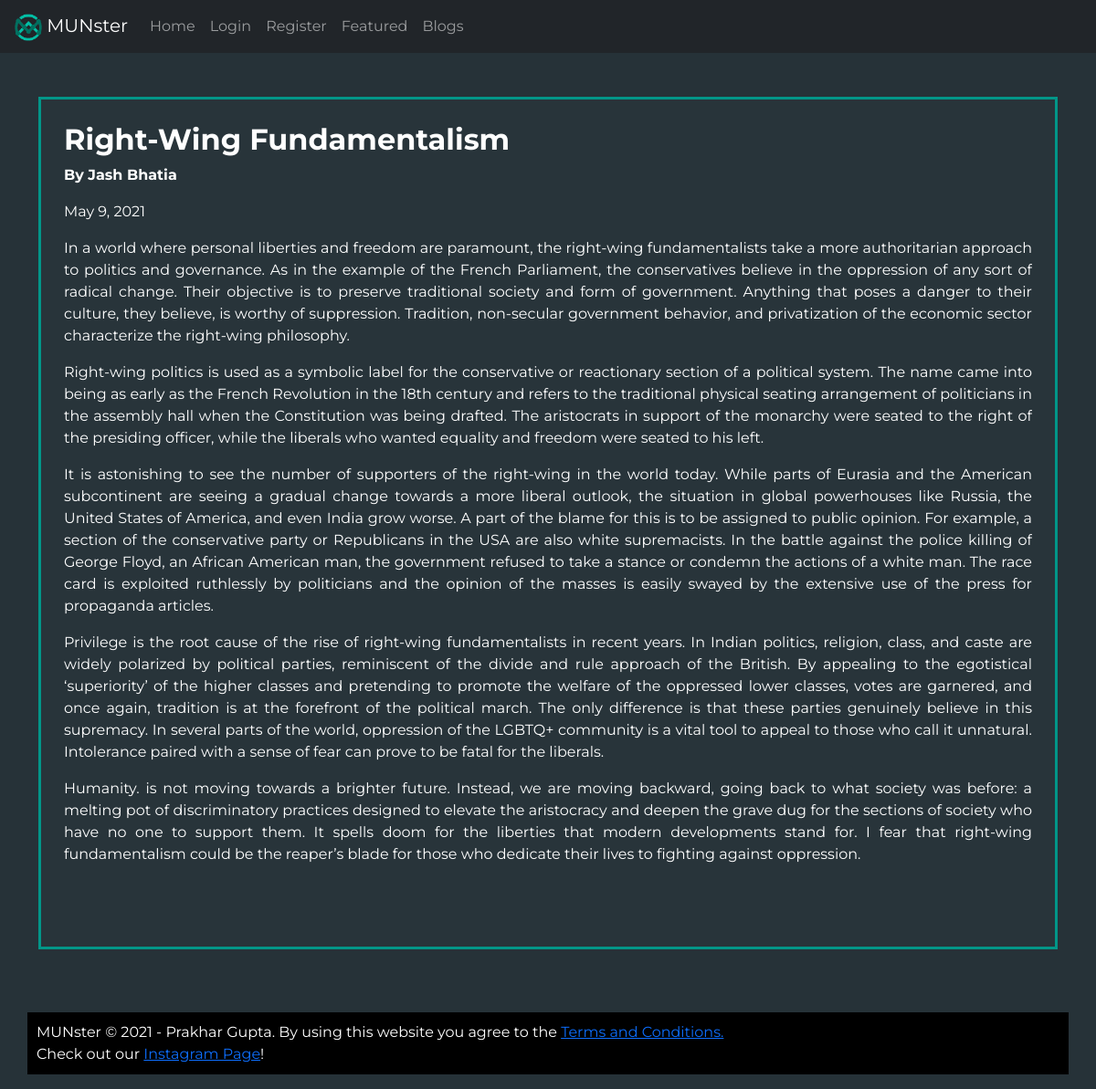
The app's page /blogs/Right-Wing Fundamentalism with its own data.
### MUNbase/models.py (models this page shows)
class Article(models.Model):
    title = models.CharField(max_length = 200)
    date =  models.DateField(auto_now=True)
    content = models.CharField(max_length = 20000)
    author = models.CharField(max_length = 200)

### MUNbase/views.py (the view)
# urls.py: path('blogs/<str:title>', views.dispblog, name = 'dispblog'),
def dispblog(request, title):
    article = Article.objects.filter(title=title)
    if len(article) == 0:
        return render(request,'404.html', {"msg":"That page does not exist","user":getuser(request), "type":getusertype(request)})
    article = article[0]
    article.content = markdown.markdown(article.content)
    return render(request, 'homepages/dispblog.html',{"user":getuser(request), "type":getusertype(request), "article":article})

### MUNbase/views.py (called while the page is built, shortened)
def getusertype(request):
    type = request.session.get('type')
    if type != "Delegate" and type != "MUN":
        return None
    return type

def getuser(request):
    user=request.session.get('id')
    if user is None:
        return None

### MUNbase/templates/homepages/dispblog.html (shortened to what this page needs)
{% extends 'layout.html' %}
{% load static %}
{% block body %}
<br><br>
<div class="container">
  <div class="row">
    <div class="col-md">
      <div class="box">
        <h2 class="text"> <strong>{{article.title}}</strong></h2>
        <section class="article text">
          <p> <strong>By {{article.author}}</strong> </p>
          <p> {{article.date}}</p>
          {{article.content|safe}}
          <br><br>
        </section>
      </div>
    </div>
  </div>
</div>
{% endblock %}

### MUNbase/static/corestyles.css (style rules this page uses)
body { background-color:#263238; }
* { font-family: 'Montserrat',sans-serif; }
.text { color:white; }
p { color:white; }
.box { padding:25px; border: 5px; border-style: solid; border-width: medium; border-color: #009688; background-color: #28343A; }
.article { text-align: justify; min-height: 400px; overflow: scroll; }

### MUNbase/templates/layout.html (style rules this page uses)
body { background-color:#263238; }

### records on screen
Article: title "Right-Wing Fundamentalism", author "Jash Bhatia", date "May 9, 2021", content "In a world where personal liberties and freedom are paramount, the right-wing fundamentalists take a more authoritarian approach to politics and governance. As in the example of the French Parliament, the conservatives believe in the oppression of any sort of radical change. Their objective is to preserve traditional society and form of government. Anything that poses a danger to their culture, they believe, is worthy of suppression. Tradition, non-secular government behavior, and privatization of the economic sector characterize the right-wing philosophy. Right-wing politics is used as a symbolic label for the conservative or reactionary section of a political system. The name came into…"
